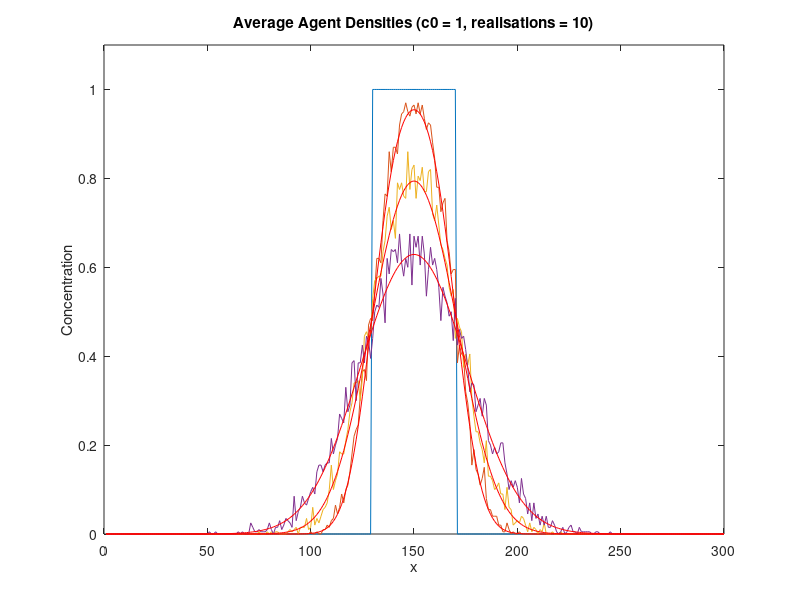
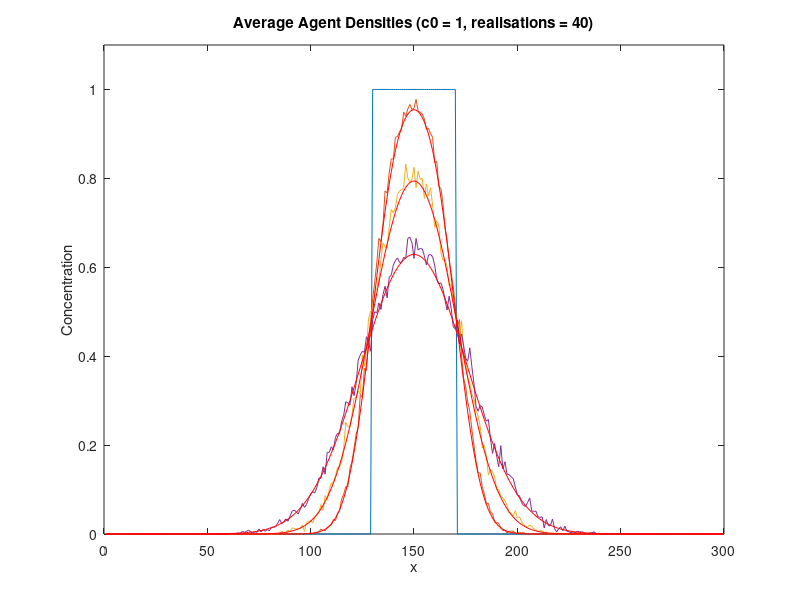
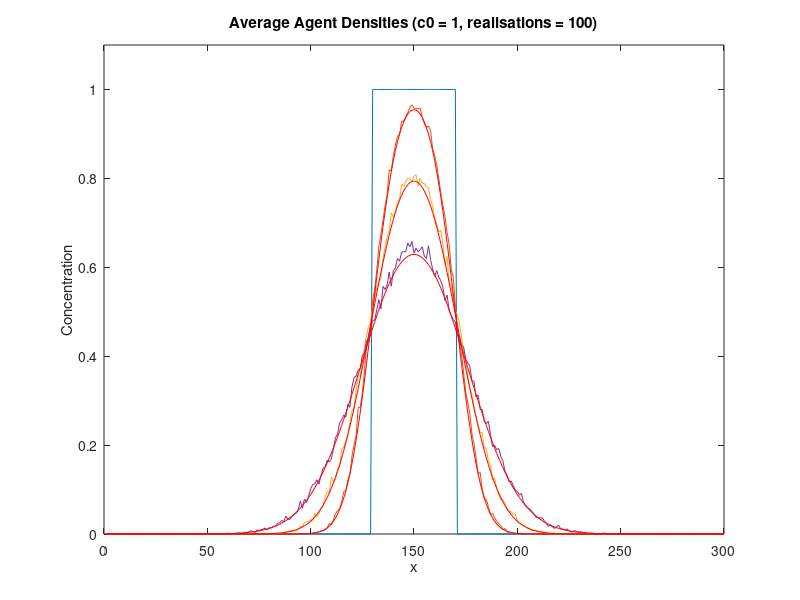
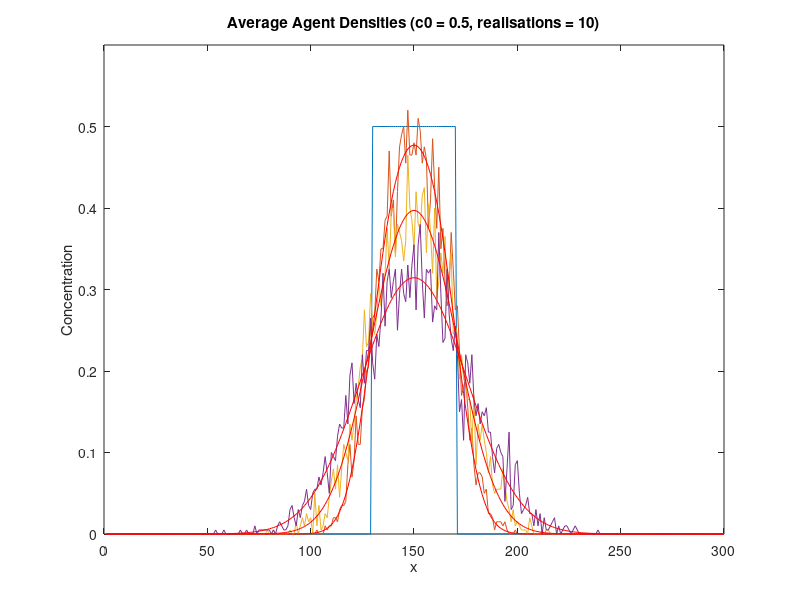

These charts were generated, in order, by the following MATLAB code:
clear all;
close all;

analytic_sol = @(c0, x, t) (c0/2) * ...
    (erf((20 - (x - 150)) / (2 * sqrt(1/4 * t))) + erf((20 + (x - 150)) / (2 * sqrt(1/4 * t))));

% determine analytic solutions (C0 = 1)
c0 = 1;
sol_200 = zeros(300, 1);
sol_500 = zeros(300, 1);
sol_1000 = zeros(300, 1);

for i = 1:300
    sol_200(i) = analytic_sol(c0, i, 200);
    sol_500(i) = analytic_sol(c0, i, 500);
    sol_1000(i) = analytic_sol(c0, i, 1000);
end

% plot column densities (C0 = 1, realisations = 10)
load('densities_10.mat');

figure;

plot(densities_10_initial);
hold on;

plot(densities_10_200);
hold on;

plot(densities_10_500);
hold on;

plot(densities_10_1000);
hold on;

plot(sol_200, 'r');
hold on;

plot(sol_500, 'r');
hold on;

plot(sol_1000, 'r');
hold on;

title('Average Agent Densities (c0 = 1, realisations = 10)', ...
    'FontWeight', 'Bold');
xlabel('x');
ylabel('Concentration');
ylim([0 1.1]);

% output relevant statistics
tss_200 = 0;
tss_500 = 0;
tss_1000 = 0;

for i = 1:300 
    tss_200 = tss_200 + abs(densities_10_200(i) - sol_200(i));
    tss_500 = tss_500 + abs(densities_10_500(i) - sol_500(i));
    tss_1000 = tss_1000 + abs(densities_10_1000(i) - sol_1000(i));
end

disp('Summed absolute differences');
disp(['(c0 = 1, realisations = 10, t = 200): ' num2str(tss_200)]);
disp(['(c0 = 1, realisations = 10, t = 500): ' num2str(tss_500)]);
disp(['(c0 = 1, realisations = 10, t = 1000): ' num2str(tss_1000)]);

% plot column densities (C0 = 1, realisations = 40)
load('densities_40.mat');

figure;

plot(densities_40_initial);
hold on;

plot(densities_40_200);
hold on;

plot(densities_40_500);
hold on;

plot(densities_40_1000);
hold on;

plot(sol_200, 'r');
hold on;

plot(sol_500, 'r');
hold on;

plot(sol_1000, 'r');
hold on;

title('Average Agent Densities (c0 = 1, realisations = 40)', ...
    'FontWeight', 'Bold');
xlabel('x');
ylabel('Concentration');
ylim([0 1.1]);

% output relevant statistics
tss_200 = 0;
tss_500 = 0;
tss_1000 = 0;

for i = 1:300 
    tss_200 = tss_200 + abs(densities_40_200(i) - sol_200(i));
    tss_500 = tss_500 + abs(densities_40_500(i) - sol_500(i));
    tss_1000 = tss_1000 + abs(densities_40_1000(i) - sol_1000(i));
end

disp(['(c0 = 1, realisations = 40, t = 200): ' num2str(tss_200)]);
disp(['(c0 = 1, realisations = 40, t = 500): ' num2str(tss_500)]);
disp(['(c0 = 1, realisations = 40, t = 1000): ' num2str(tss_1000)]);

% plot column densities (C0 = 1, realisations = 100)
load('densities_100.mat');

figure;

plot(densities_100_initial);
hold on;

plot(densities_100_200);
hold on;

plot(densities_100_500);
hold on;

plot(densities_100_1000);
hold on;

plot(sol_200, 'r');
hold on;

plot(sol_500, 'r');
hold on;

plot(sol_1000, 'r');
hold on;

title('Average Agent Densities (c0 = 1, realisations = 100)', ...
    'FontWeight', 'Bold');
xlabel('x');
ylabel('Concentration');
ylim([0 1.1]);

% output relevant statistics
tss_200 = 0;
tss_500 = 0;
tss_1000 = 0;

for i = 1:300 
    tss_200 = tss_200 + abs(densities_100_200(i) - sol_200(i));
    tss_500 = tss_500 + abs(densities_100_500(i) - sol_500(i));
    tss_1000 = tss_1000 + abs(densities_100_1000(i) - sol_1000(i));
end

disp(['(c0 = 1, realisations = 100, t = 200): ' num2str(tss_200)]);
disp(['(c0 = 1, realisations = 100, t = 500): ' num2str(tss_500)]);
disp(['(c0 = 1, realisations = 100, t = 1000): ' num2str(tss_1000)]);

% determine analytic solutions (C0 = 0.5)
c0 = 0.5;
sol_200 = sol_200 * c0;
sol_500 = sol_500 * c0;
sol_1000 = sol_1000 * c0;

% plot column densities (C0 = 0.5, realisations = 10)
load('p_densities_10.mat');

figure;

plot(p_densities_10_initial);
hold on;

plot(p_densities_10_200);
hold on;

plot(p_densities_10_500);
hold on;

plot(p_densities_10_1000);
hold on;

plot(sol_200, 'r');
hold on;

plot(sol_500, 'r');
hold on;

plot(sol_1000, 'r');
hold on;

title('Average Agent Densities (c0 = 0.5, realisations = 10)', ...
    'FontWeight', 'Bold');
xlabel('x');
ylabel('Concentration');
ylim([0 0.6]);

% output relevant statistics
tss_200 = 0;
tss_500 = 0;
tss_1000 = 0;

for i = 1:300 
    tss_200 = tss_200 + abs(p_densities_10_200(i) - sol_200(i));
    tss_500 = tss_500 + abs(p_densities_10_500(i) - sol_500(i));
    tss_1000 = tss_1000 + abs(p_densities_10_1000(i) - sol_1000(i));
end

disp(['(c0 = 0.5, realisations = 10, t = 200): ' num2str(tss_200)]);
disp(['(c0 = 0.5, realisations = 10, t = 500): ' num2str(tss_500)]);
disp(['(c0 = 0.5, realisations = 10, t = 1000): ' num2str(tss_1000)]);

% plot column densities (C0 = 0.5, realisations = 40)
load('p_densities_40.mat');

figure;

plot(p_densities_40_initial);
hold on;

plot(p_densities_40_200);
hold on;

plot(p_densities_40_500);
hold on;

plot(p_densities_40_1000);
hold on;

plot(sol_200, 'r');
hold on;

plot(sol_500, 'r');
hold on;

plot(sol_1000, 'r');
hold on;

title('Average Agent Densities (c0 = 0.5, realisations = 40)', ...
    'FontWeight', 'Bold');
xlabel('x');
ylabel('Concentration');
ylim([0 0.6]);

% output relevant statistics
tss_200 = 0;
tss_500 = 0;
tss_1000 = 0;

for i = 1:300 
    tss_200 = tss_200 + abs(p_densities_40_200(i) - sol_200(i));
    tss_500 = tss_500 + abs(p_densities_40_500(i) - sol_500(i));
    tss_1000 = tss_1000 + abs(p_densities_40_1000(i) - sol_1000(i));
end

disp(['(c0 = 0.5, realisations = 40, t = 200): ' num2str(tss_200)]);
disp(['(c0 = 0.5, realisations = 40, t = 500): ' num2str(tss_500)]);
disp(['(c0 = 0.5, realisations = 40, t = 1000): ' num2str(tss_1000)]);

% plot column densities (C0 = 0.5, realisations = 100)
load('p_densities_100.mat');

figure;

plot(p_densities_100_initial);
hold on;

plot(p_densities_100_200);
hold on;

plot(p_densities_100_500);
hold on;

plot(p_densities_100_1000);
hold on;

plot(sol_200, 'r');
hold on;

plot(sol_500, 'r');
hold on;

plot(sol_1000, 'r');
hold on;

title('Average Agent Densities (c0 = 0.5, realisations = 100)', ...
    'FontWeight', 'Bold');
xlabel('x');
ylabel('Concentration');
ylim([0 0.6]);

% output relevant statistics
tss_200 = 0;
tss_500 = 0;
tss_1000 = 0;

for i = 1:300 
    tss_200 = tss_200 + abs(p_densities_100_200(i) - sol_200(i));
    tss_500 = tss_500 + abs(p_densities_100_500(i) - sol_500(i));
    tss_1000 = tss_1000 + abs(p_densities_100_1000(i) - sol_1000(i));
end

disp(['(c0 = 0.5, realisations = 100, t = 200): ' num2str(tss_200)]);
disp(['(c0 = 0.5, realisations = 100, t = 500): ' num2str(tss_500)]);
disp(['(c0 = 0.5, realisations = 100, t = 1000): ' num2str(tss_1000)]);
